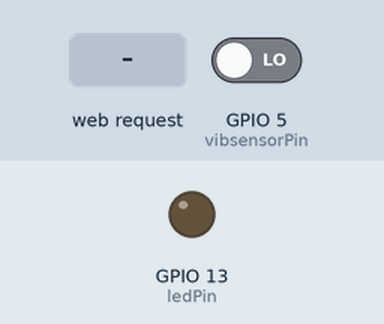
This sketch was run on a simulated ESP8266 (Wemos D1 mini). On the bench: output pins drawn as LEDs (lit = HIGH). The test bench sets the inputs (shaded band); at power-on: GPIO 5 (vibsensorPin) LOW. WiFi joins after 1.5 s; servers stay silent unless stated; what the sketch prints to the serial monitor is not drawn.

Above: at 2.7 s.
2.8 s: HTTP request GET /start/1 received
At 4.2 s:
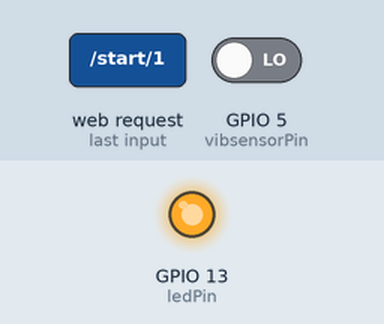
5.0 s: HTTP request GET /stop/0 received
At 5.8 s:
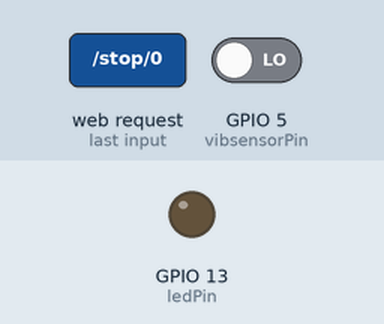
Timing chart, 0 to 8.0 s (numbered marks = the images above; inputs shaded):
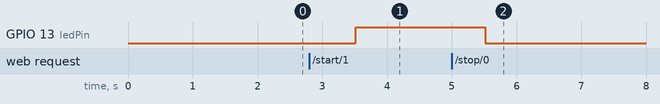

Measured:
- after the input at 2.8 s, GPIO 13 (ledPin): LOW → HIGH after 0.71 s
- after the input at 5.0 s, GPIO 13 (ledPin): HIGH → LOW after 0.52 s

The sketch:

esp8266_sw420_alarm.ino
```cpp
// ESP8266/ESP32 Arduino-framework sketch that runs a simple HTTP server, monitors an SW-420 vibration sensor with pulseIn, logs events, and toggles an alarm/LED via /start/1 and /stop/0 HTTP endpoints.
//
// Full tutorial: https://shillehtek.com/blogs/news/esp8266-sw-420-wifi-fish-bite-alarm
// Parts used: https://shillehtek.com/products/vibration-sensor-sw-420-arduino-module
//             https://shillehtek.com/products/esp8266-d1-mini-v3-4mb-dev-board-presoldered
//             https://shillehtek.com/products/nodemcu-esp8266-development-board-with-0-96-inch-oled-display-type-c-with-soldering-and-foam
// More examples: https://github.com/shillehbean/shillehtek-examples
//

#define vibsensorPin 5
#define ledPin 13
#include <ESP8266WiFi.h>

const char* ssid = "Redmi";
const char* password = "";
boolean bite = false;
WiFiServer server(80);

void setup() {
  Serial.begin(115200);
  delay(10);
  pinMode(ledPin, OUTPUT);
  pinMode(vibsensorPin, INPUT);
  digitalWrite(ledPin, LOW);

  Serial.print("Connecting to ");
  Serial.println(ssid);
  WiFi.begin(ssid);
  while (WiFi.status() != WL_CONNECTED) {
    delay(500);
    Serial.print(".");
  }
  Serial.println("");
  Serial.println("WiFi connected");

  server.begin();
  Serial.println("Server started");
  Serial.println(WiFi.localIP());
}

void loop() {
  long fishAlarm = pulseIn(vibsensorPin, HIGH);
  if (fishAlarm > 100) {
    bite = true;
    Serial.println(fishAlarm);
    Serial.println(bite);
  }

  WiFiClient client = server.available();
  if (!client) { return; }

  while (!client.available()) { delay(1); }

  String req = client.readStringUntil('\r');
  Serial.println(req);
  client.flush();

  int val;
  if (req.indexOf("/stop/0") != -1)
    val = 0;
  else if (req.indexOf("/start/1") != -1)
    val = 1;
  else {
    Serial.println("invalid request");
    client.stop();
    return;
  }

  digitalWrite(ledPin, val);
  client.flush();

  String s = "HTTP/1.1 200 OK\r\n Content-Type: text/html\r\n\r\n<!DOCTYPE HTML>\r\n";
  if (bite == true) {
    s += "!!!BITE!!!";
    bite = false;
  } else {
    s += "no bite";
  }

  client.print(s);
  delay(1);
  Serial.println("Client disconnected");
}
```
